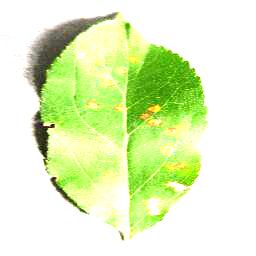
#> input picture test/AppleCedarRust1.JPG, 256 x 256 px
$ python -i feature_extractor.py   (imports and definitions only)   (older library calls are emulated)
#> lines starting #> are read from the running program, lines starting #| are printed output that depends on the picture
"""
Feature extraction module for plant disease classification
This module contains the feature extraction classes used in both training and prediction
"""

import numpy as np
import cv2
from skimage.feature import hog, local_binary_pattern
from skimage.color import rgb2gray
from sklearn.preprocessing import StandardScaler

class PlantDiseaseFeatureExtractor:
    """Extract multiple types of features from plant disease images"""

    def __init__(self, img_size=(224, 224)):
        self.img_size = img_size
        self.scaler = StandardScaler()

    def extract_color_histogram(self, image):
        """Extract color histogram features"""
        # Convert to different color spaces
        hsv = cv2.cvtColor(image, cv2.COLOR_RGB2HSV)

        # Calculate histograms for each channel
        hist_h = cv2.calcHist([hsv], [0], None, [50], [0, 180])
        hist_s = cv2.calcHist([hsv], [1], None, [50], [0, 256])
        hist_v = cv2.calcHist([hsv], [2], None, [50], [0, 256])

        # Normalize and flatten
        hist_h = hist_h.flatten() / (hist_h.sum() + 1e-7)
        hist_s = hist_s.flatten() / (hist_s.sum() + 1e-7)
        hist_v = hist_v.flatten() / (hist_v.sum() + 1e-7)

        return np.concatenate([hist_h, hist_s, hist_v])

    def extract_hog_features(self, image):
        """Extract HOG (Histogram of Oriented Gradients) features"""
        gray = rgb2gray(image)

        # Extract HOG features (simplified for speed)
        hog_features = hog(
            gray,
            orientations=6,        # Reduced from 9
            pixels_per_cell=(16, 16),  # Increased from (8,8) for speed
            cells_per_block=(2, 2),
            block_norm='L2-Hys',
            feature_vector=True
        )

        return hog_features

    def extract_lbp_features(self, image):
        """Extract Local Binary Pattern features"""
        gray = rgb2gray(image)
        gray = (gray * 255).astype(np.uint8)

        # Calculate LBP
        radius = 3
        n_points = 8 * radius
        lbp = local_binary_pattern(gray, n_points, radius, method='uniform')

        # Calculate histogram
        n_bins = n_points + 2
        hist, _ = np.histogram(lbp.ravel(), bins=n_bins, range=(0, n_bins))

        # Normalize
        hist = hist.astype(float)
        hist /= (hist.sum() + 1e-7)

        return hist

    def extract_texture_features(self, image):
        """Extract basic texture features"""
        gray = rgb2gray(image)

        # Calculate texture statistics
        mean_val = np.mean(gray)
        std_val = np.std(gray)

        # Gradient features
        grad_x = cv2.Sobel(gray, cv2.CV_64F, 1, 0, ksize=3)
        grad_y = cv2.Sobel(gray, cv2.CV_64F, 0, 1, ksize=3)

        grad_mag = np.sqrt(grad_x**2 + grad_y**2)
        grad_mean = np.mean(grad_mag)
        grad_std = np.std(grad_mag)

        return np.array([mean_val, std_val, grad_mean, grad_std])

    def extract_features(self, image):
        """Extract all features from an image"""
        # Resize image
        image = cv2.resize(image, self.img_size)

        # Extract different types of features
        color_features = self.extract_color_histogram(image)
        hog_features = self.extract_hog_features(image)
        lbp_features = self.extract_lbp_features(image)
        texture_features = self.extract_texture_features(image)

        # Combine all features
        all_features = np.concatenate([
            color_features,
            hog_features,
            lbp_features,
            texture_features
        ])

        return all_features

>>> import cv2
>>> picture = cv2.cvtColor(cv2.imread('test/AppleCedarRust1.JPG'), cv2.COLOR_BGR2RGB)
>>> result = PlantDiseaseFeatureExtractor().extract_features(picture)
#> in extract_features, `image = cv2.resize(image, self.img_size)`:
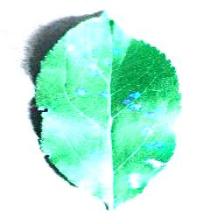
#> image: shape (224, 224, 3); mean of channels 0, 1, 2 224.9, 242, 192; drawn as B, G, R
#> in extract_color_histogram, `hsv = cv2.cvtColor(image, cv2.COLOR_RGB2HSV)`: hsv: shape (224, 224, 3); mean H, S, V 23.3, 57.6, 242.3
#> in extract_color_histogram, `hist_h = cv2.calcHist([hsv], [0], None, [50], [0, 180])`: hist_h = 50 values, max 23031 at index 0, min 0 at index 24, mean 1003.5
#> in extract_color_histogram, `hist_s = cv2.calcHist([hsv], [1], None, [50], [0, 256])`: hist_s = 50 values, max 26295 at index 0, min 227 at index 48, mean 1003.5
#> in extract_color_histogram, `hist_v = cv2.calcHist([hsv], [2], None, [50], [0, 256])`: hist_v = 50 values, max 39221 at index 49, min 0 at index 0, mean 1003.5
#> in extract_color_histogram, `hist_h = hist_h.flatten() / (hist_h.sum() + 1e-7)`: hist_h = 50 values, max 0.459 at index 0, min 0 at index 24, mean 0.02
#> in extract_color_histogram, `hist_s = hist_s.flatten() / (hist_s.sum() + 1e-7)`: hist_s = 50 values, max 0.524 at index 0, min 0.00452 at index 48, mean 0.02
#> in extract_color_histogram, `hist_v = hist_v.flatten() / (hist_v.sum() + 1e-7)`: hist_v = 50 values, max 0.782 at index 49, min 0 at index 0, mean 0.02
#> in extract_features, `color_features = self.extract_color_histogram(image)`: color_features = 150 values, max 0.782 at index 149, min 0 at index 24, mean 0.02
#> in extract_hog_features, `gray = rgb2gray(image)`:
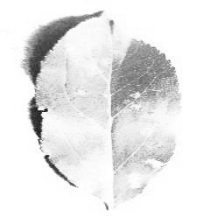
#> gray: shape (224, 224) float64; min 0.1, max 1, mean 0.92
#> in extract_hog_features, `hog_features = hog( gray, orientations=6,        # Reduced from 9 pixe..`: hog_features = 4056 values, max 0.691 at index 3154, min 0 at index 0, mean 0.137
#> in extract_lbp_features, `lbp = local_binary_pattern(gray, n_points, radius, method='uniform')`:
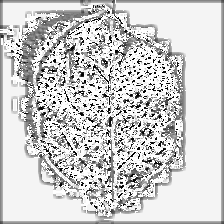
#> lbp: shape (224, 224) float64; min 0, max 25, mean 20.1; drawn with min black and max white
#> in extract_lbp_features, `hist, _ = np.histogram(lbp.ravel(), bins=n_bins, range=(0, n_bins))`: hist = 26 values, max 18923 at index 24, min 320 at index 6, mean 1929.8
#> in extract_lbp_features, `hist /= (hist.sum() + 1e-7)`: hist = 26 values, max 0.377 at index 24, min 0.00638 at index 6, mean 0.0385
#> in extract_features, `lbp_features = self.extract_lbp_features(image)`: lbp_features has the same summary as hist in extract_lbp_features
#> in extract_texture_features, `mean_val = np.mean(gray)`: mean_val = 0.92
#> in extract_texture_features, `std_val = np.std(gray)`: std_val = 0.152
#> in extract_texture_features, `grad_x = cv2.Sobel(gray, cv2.CV_64F, 1, 0, ksize=3)`:
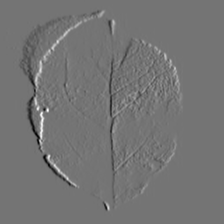
#> grad_x: shape (224, 224) float64; min -2.47, max 2.93, mean 7.5e-06; drawn with min black and max white
#> in extract_texture_features, `grad_y = cv2.Sobel(gray, cv2.CV_64F, 0, 1, ksize=3)`:
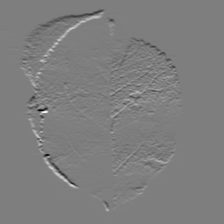
#> grad_y: shape (224, 224) float64; min -3.19, max 3.23, mean 8.35e-06; drawn with min black and max white
#> in extract_texture_features, `grad_mag = np.sqrt(grad_x**2 + grad_y**2)`:
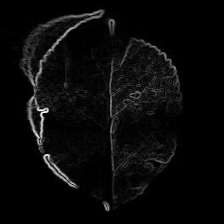
#> grad_mag: shape (224, 224) float64; min 0, max 3.23, mean 0.122; drawn with min black and max white
#> in extract_texture_features, `grad_mean = np.mean(grad_mag)`: grad_mean = 0.122
#> in extract_texture_features, `grad_std = np.std(grad_mag)`: grad_std = 0.283
#> in extract_features, `texture_features = self.extract_texture_features(image)`: texture_features = [0.92, 0.152, 0.122, 0.283]
#> in extract_features, `all_features = np.concatenate([ color_features, hog_features, lbp_feat..`: all_features = 4236 values, max 0.92 at index 4232, min 0 at index 24, mean 0.133
#> result has the same summary as all_features in extract_features

$ run again, on test/AppleCedarRust3.JPG
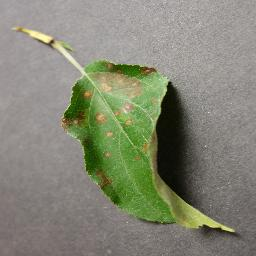
#> input picture test/AppleCedarRust3.JPG, 256 x 256 px
#> hsv: shape (224, 224, 3); mean H, S, V 22.9, 44.5, 137.9
#> in extract_color_histogram, `hist_h = cv2.calcHist([hsv], [0], None, [50], [0, 180])`: hist_h = 50 values, max 18628 at index 3, min 0 at index 17, mean 1003.5
#> in extract_color_histogram, `hist_s = cv2.calcHist([hsv], [1], None, [50], [0, 256])`: hist_s = 50 values, max 15390 at index 2, min 76 at index 48, mean 1003.5
#> in extract_color_histogram, `hist_v = cv2.calcHist([hsv], [2], None, [50], [0, 256])`: hist_v = 50 values, max 5047 at index 31, min 1 at index 0, mean 1003.5
#> in extract_color_histogram, `hist_h = hist_h.flatten() / (hist_h.sum() + 1e-7)`: hist_h = 50 values, max 0.371 at index 3, min 0 at index 17, mean 0.02
#> in extract_color_histogram, `hist_s = hist_s.flatten() / (hist_s.sum() + 1e-7)`: hist_s = 50 values, max 0.307 at index 2, min 0.00151 at index 48, mean 0.02
#> in extract_color_histogram, `hist_v = hist_v.flatten() / (hist_v.sum() + 1e-7)`: hist_v = 50 values, max 0.101 at index 31, min 1.99e-05 at index 0, mean 0.02
#> color_features = 150 values, max 0.371 at index 3, min 0 at index 17, mean 0.02
#> in extract_hog_features, `hog_features = hog( gray, orientations=6,        # Reduced from 9 pixe..`: hog_features = 4056 values, max 0.498 at index 399, min 0.00844 at index 2084, mean 0.192
#> in extract_lbp_features, `lbp = local_binary_pattern(gray, n_points, radius, method='uniform')`:
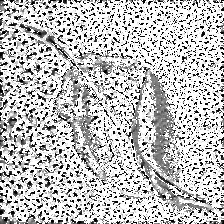
#> lbp: shape (224, 224) float64; min 0, max 25, mean 18.7; drawn with min black and max white
#> in extract_lbp_features, `hist, _ = np.histogram(lbp.ravel(), bins=n_bins, range=(0, n_bins))`: hist = 26 values, max 25692 at index 25, min 410 at index 6, mean 1929.8
#> in extract_lbp_features, `hist /= (hist.sum() + 1e-7)`: hist = 26 values, max 0.512 at index 25, min 0.00817 at index 6, mean 0.0385
#> lbp_features has the same summary as hist in extract_lbp_features
#> mean_val = 0.52
#> std_val = 0.138
#> in extract_texture_features, `grad_mag = np.sqrt(grad_x**2 + grad_y**2)`:
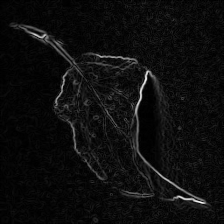
#> grad_mag: shape (224, 224) float64; min 0, max 2.78, mean 0.153; drawn with min black and max white
#> grad_mean = 0.153
#> grad_std = 0.205
#> texture_features = [0.52, 0.138, 0.153, 0.205]
#> all_features = 4236 values, max 0.52 at index 4232, min 0 at index 17, mean 0.185
#> result has the same summary as all_features in extract_features
